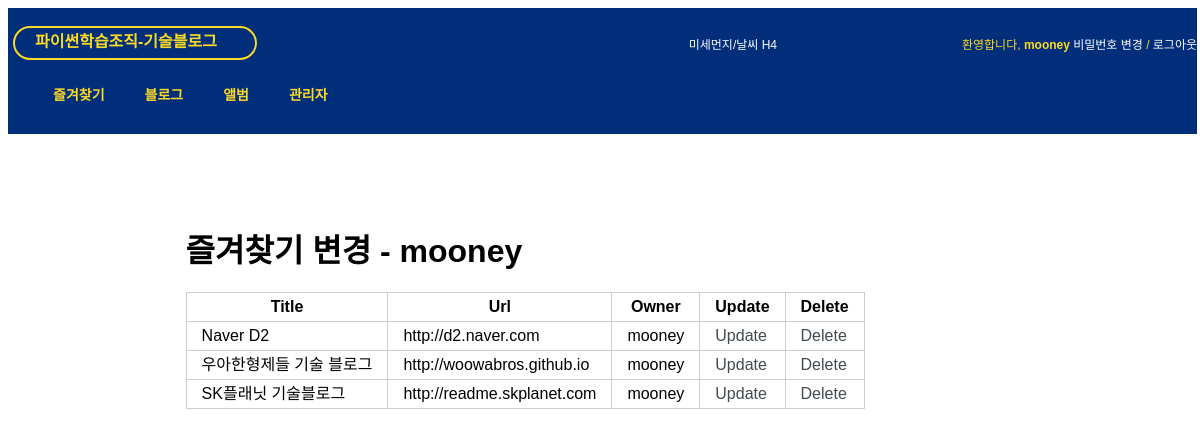
The app's page /bookmark/change/ (signed in) with its own data.
### bookmark/models.py (models this page shows, shortened)
@python_2_unicode_compatible
class Bookmark(models.Model):
	title = models.CharField(max_length=100, blank=True, null=True)
	url = models.URLField('url', unique=True)
	owner = models.ForeignKey(User, null=True) # for edit
	visiters = models.IntegerField(blank=True, null=True, default=0)

### bookmark/views.py (the view)
class BookmarkChangeLV(LoginRequiredMixin, ListView):
	template_name = 'bookmark/bookmark_change_list.html'
	def get_queryset(self):
		return Bookmark.objects.filter(owner = self.request.user)

### bookmark/templates/bookmark/bookmark_change_list.html (shortened to what this page needs)
{% extends "base.html" %}
{% block content %}
	<div id="content">
		<h1>즐겨찾기 변경 - {{ user }}</h1>
		<table class="change-list">
			<tr>
				<th>Title</th>
				<th>Url</th>
				<th>Owner</th>
				<th>Update</th>
				<th>Delete</th>
			</tr>
			{% for item in object_list %}
			<tr>
				<td>{{ item.title}}</td>
				<td>{{ item.url}}</td>
				<td>{{ item.owner}}</td>
				<td><a href="{% url 'bookmark:update' item.id %}">Update</a></td>
				<td><a href="{% url 'bookmark:delete' item.id %}">Delete</a></td>
			</tr>
			{% endfor %}
		</table>
	</div>
{% endblock %}

### templates/base.html (shortened to what this page needs)
<!DOCTYPE html>
<!DOCTYPE html>
<html lang="ko">
<head>
{% load staticfiles %}
<link rel="stylesheet" title="basecss" type="text/css" href="{% static 'css/base.css' %}" />
<link rel="stylesheet" type="text/css" href="{% block extrastyle %}{% endblock %}" />
</head>
<body>
	<div id="header">
		<a href="{% url 'home' %}" id="gohome" style="width: 220px;"><h2 class="maintitle">파이썬학습조직-기술블로그</h2></a>
		<h4 class="welcome"><a href="#" class="weather">미세먼지/날씨 H4</a></h4>
		{% if user.is_active %}
		<h4 class="welcome">환영합니다,
			<strong>{% firstof user.get_short_name user.get_username %}</strong>
			<a href="{% url 'password_change' %}">비밀번호 변경</a> /
			<a href="{% url 'logout' %}">로그아웃</a>
		</h4>
		{% else %}
		<h4 class="welcome">방문을 환영합니다.
			<a href="{% url 'login' %}">로그인</a> /
			<a href="{% url 'register' %}">등록하기 </a>
		</h4>
		{% endif %}
	</div>
	<div id="menu">
		<li><a href="{% url 'bookmark:index' %}">즐겨찾기</a></li>
		<li><a href="{% url 'blog:index' %}">블로그</a></li>
		<li><a href="{% url 'photo:index' %}">앨범</a></li>
		<li><a href="{% url 'admin:index' %}">관리자</a></li>
	</div>
	<div style="height: 20px;background:rgba(0,46,122,1); padding-left: 5px;width: 100%;"></div>
	{% block content %}{% endblock %}
</body>
</html>

### static/css/base.css (style rules this page uses)
body { font-family: "Lucida Grande", Verdana, Arial, sans-serif; font-size: 12px; }
h4 { font-size: 16px; }
div#header { position: relative; top: 0px; left: 0px; padding-top: 5px; padding-left: 5px; height: 30px; width: 100%; display: table; background: rgba(0,46,122,1); }
div#menu { position: relative; left: 0px; height: 30px; width: 100%; padding-top: 10px; padding-left: 5px; table-layout: fixed; border-spacing: 40px 0px; background: rgba(0,46,122,1); font-size: 8px; }
div#content { position: relative; top: 70px; width: 70%; margin-left: 15%; align-content: center; font-size: 16px; }
.maintitle { float:left; vertical-align: middle; padding-left: 20px; color: rgba(252,217,36,1); font-weight: bold; font-size: 16px; border: 2px solid rgba(252,217,36,1); border-radius: 25px; width: 220px; height: 30px; text-decoration: none !important; }
.welcome { display: table-cell; vertical-align: middle; text-align: right; padding-left: 20px; color: rgba(252,217,36,1); font-weight: normal; font-size: 12px; width: 400px; }
.welcome a:link, .welcome a:visited { color: white; }
div#menu a:link, div#menu a:visited { color: rgba(252,217,36,1); text-decoration: none !important; font-size: 14px; }
div#menu > li { display: table-cell; vertical-align: middle; border: 0px solid rgba(252,217,36,1); border-radius: 25px; text-align: center; font-weight: bold; }
a:link, a:visited { color: #434b51; text-decoration: none !important; }
table { border-collapse: collapse; }
td, th { line-height: 18px; border-bottom: 1px solid #eee; vertical-align: top; padding: 5px 15px; font-family: "Lucida Grande", Verdana, Arial, sans-serif; }
table.change-list, table.change-list th, table.change-list td { border: 1px solid #ccc; }
.weather { color: #ffffff; text-decoration: none !important; }

### records on screen
Bookmark: title "Naver D2", url "http://d2.naver.com", owner "mooney"
Bookmark: title "우아한형제들 기술 블로그", url "http://woowabros.github.io", owner "mooney"
Bookmark: title "SK플래닛 기술블로그", url "http://readme.skplanet.com", owner "mooney"

### other values on screen
{{ user }} "mooney"
